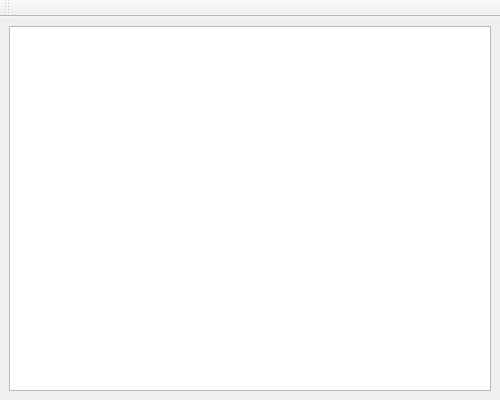
<?xml version="1.0" encoding="UTF-8"?>
<ui version="4.0">
 <class>Tools</class>
 <widget class="QMainWindow" name="Tools">
  <property name="geometry">
   <rect>
    <x>0</x>
    <y>0</y>
    <width>500</width>
    <height>400</height>
   </rect>
  </property>
  <property name="windowTitle">
   <string>Tools</string>
  </property>
  <widget class="QWidget" name="centralwidget">
   <layout class="QVBoxLayout" name="verticalLayout">
    <item>
     <widget class="QPlainTextEdit" name="txtOutput">
      <property name="font">
       <font>
        <family>Tahoma</family>
       </font>
      </property>
      <property name="acceptDrops">
       <bool>false</bool>
      </property>
      <property name="readOnly">
       <bool>true</bool>
      </property>
     </widget>
    </item>
   </layout>
  </widget>
  <widget class="QToolBar" name="toolBar">
   <property name="windowTitle">
    <string>toolBar</string>
   </property>
   <attribute name="toolBarArea">
    <enum>TopToolBarArea</enum>
   </attribute>
   <attribute name="toolBarBreak">
    <bool>false</bool>
   </attribute>
  </widget>
  <action name="actionExit">
   <property name="icon">
    <iconset resource="../icons/icons.qrc">
     <normaloff>:/icons/Close-16.png</normaloff>:/icons/Close-16.png</iconset>
   </property>
   <property name="text">
    <string>Exit</string>
   </property>
   <property name="toolTip">
    <string>Exit</string>
   </property>
  </action>
  <action name="actionExec">
   <property name="icon">
    <iconset resource="../icons/icons.qrc">
     <normaloff>:/icons/play-16.png</normaloff>:/icons/play-16.png</iconset>
   </property>
   <property name="text">
    <string>Exec</string>
   </property>
   <property name="toolTip">
    <string>Execute Command</string>
   </property>
  </action>
  <action name="actionClear">
   <property name="icon">
    <iconset resource="../icons/icons.qrc">
     <normaloff>:/icons/edit-clear-16.png</normaloff>:/icons/edit-clear-16.png</iconset>
   </property>
   <property name="text">
    <string>Clear</string>
   </property>
   <property name="toolTip">
    <string>Clear Output</string>
   </property>
  </action>
 </widget>
 <resources>
  <include location="../icons/icons.qrc"/>
 </resources>
 <connections/>
</ui>
